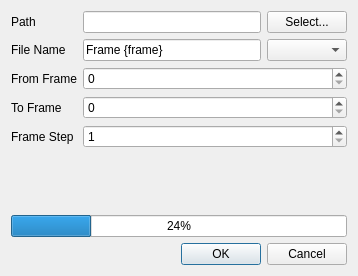
<?xml version="1.0" encoding="UTF-8"?>
<ui version="4.0">
 <class>glaxnimate::gui::ExportImageSequenceDialog</class>
 <widget class="QDialog" name="glaxnimate::gui::ExportImageSequenceDialog">
  <property name="geometry">
   <rect>
    <x>0</x>
    <y>0</y>
    <width>358</width>
    <height>276</height>
   </rect>
  </property>
  <property name="windowTitle">
   <string>Export as Image Sequence</string>
  </property>
  <property name="windowIcon">
   <iconset theme="folder-images&#9;"/>
  </property>
  <layout class="QGridLayout" name="gridLayout">
   <item row="3" column="0">
    <widget class="QLabel" name="label_4">
     <property name="text">
      <string>To Frame</string>
     </property>
     <property name="buddy">
      <cstring>input_frame_to</cstring>
     </property>
    </widget>
   </item>
   <item row="1" column="2">
    <widget class="QComboBox" name="input_format"/>
   </item>
   <item row="1" column="0">
    <widget class="QLabel" name="label_2">
     <property name="text">
      <string>File Name</string>
     </property>
     <property name="buddy">
      <cstring>input_name</cstring>
     </property>
    </widget>
   </item>
   <item row="3" column="1" colspan="2">
    <widget class="QSpinBox" name="input_frame_to"/>
   </item>
   <item row="1" column="1">
    <widget class="QLineEdit" name="input_name">
     <property name="toolTip">
      <string>Use {frame} to represent the frame number</string>
     </property>
     <property name="text">
      <string>Frame {frame}</string>
     </property>
    </widget>
   </item>
   <item row="4" column="1" colspan="2">
    <widget class="QSpinBox" name="input_frame_step">
     <property name="minimum">
      <number>1</number>
     </property>
    </widget>
   </item>
   <item row="4" column="0">
    <widget class="QLabel" name="label_5">
     <property name="text">
      <string>Frame Step</string>
     </property>
     <property name="buddy">
      <cstring>input_frame_step</cstring>
     </property>
    </widget>
   </item>
   <item row="5" column="2">
    <spacer name="verticalSpacer">
     <property name="orientation">
      <enum>Qt::Vertical</enum>
     </property>
     <property name="sizeHint" stdset="0">
      <size>
       <width>20</width>
       <height>40</height>
      </size>
     </property>
    </spacer>
   </item>
   <item row="7" column="0" colspan="3">
    <widget class="QDialogButtonBox" name="buttonBox">
     <property name="orientation">
      <enum>Qt::Horizontal</enum>
     </property>
     <property name="standardButtons">
      <set>QDialogButtonBox::Cancel|QDialogButtonBox::Ok</set>
     </property>
    </widget>
   </item>
   <item row="0" column="1">
    <widget class="QLineEdit" name="input_path"/>
   </item>
   <item row="2" column="1" colspan="2">
    <widget class="QSpinBox" name="input_frame_from"/>
   </item>
   <item row="2" column="0">
    <widget class="QLabel" name="label_3">
     <property name="text">
      <string>From Frame</string>
     </property>
     <property name="buddy">
      <cstring>input_frame_from</cstring>
     </property>
    </widget>
   </item>
   <item row="0" column="0">
    <widget class="QLabel" name="label">
     <property name="text">
      <string>Path</string>
     </property>
     <property name="buddy">
      <cstring>input_path</cstring>
     </property>
    </widget>
   </item>
   <item row="0" column="2">
    <widget class="QPushButton" name="button_select">
     <property name="text">
      <string>Select...</string>
     </property>
     <property name="icon">
      <iconset theme="folder-open">
       <normaloff>.</normaloff>.</iconset>
     </property>
    </widget>
   </item>
   <item row="6" column="0" colspan="3">
    <widget class="QProgressBar" name="progress_bar">
     <property name="value">
      <number>24</number>
     </property>
    </widget>
   </item>
  </layout>
 </widget>
 <tabstops>
  <tabstop>input_path</tabstop>
  <tabstop>button_select</tabstop>
  <tabstop>input_name</tabstop>
  <tabstop>input_format</tabstop>
  <tabstop>input_frame_from</tabstop>
  <tabstop>input_frame_to</tabstop>
  <tabstop>input_frame_step</tabstop>
 </tabstops>
 <resources/>
 <connections>
  <connection>
   <sender>buttonBox</sender>
   <signal>accepted()</signal>
   <receiver>glaxnimate::gui::ExportImageSequenceDialog</receiver>
   <slot>render()</slot>
   <hints>
    <hint type="sourcelabel">
     <x>205</x>
     <y>251</y>
    </hint>
    <hint type="destinationlabel">
     <x>233</x>
     <y>339</y>
    </hint>
   </hints>
  </connection>
  <connection>
   <sender>button_select</sender>
   <signal>clicked()</signal>
   <receiver>glaxnimate::gui::ExportImageSequenceDialog</receiver>
   <slot>pick_path()</slot>
   <hints>
    <hint type="sourcelabel">
     <x>317</x>
     <y>20</y>
    </hint>
    <hint type="destinationlabel">
     <x>458</x>
     <y>70</y>
    </hint>
   </hints>
  </connection>
  <connection>
   <sender>buttonBox</sender>
   <signal>rejected()</signal>
   <receiver>glaxnimate::gui::ExportImageSequenceDialog</receiver>
   <slot>reject()</slot>
   <hints>
    <hint type="sourcelabel">
     <x>282</x>
     <y>243</y>
    </hint>
    <hint type="destinationlabel">
     <x>318</x>
     <y>295</y>
    </hint>
   </hints>
  </connection>
 </connections>
 <slots>
  <slot>render()</slot>
  <slot>pick_path()</slot>
 </slots>
</ui>
